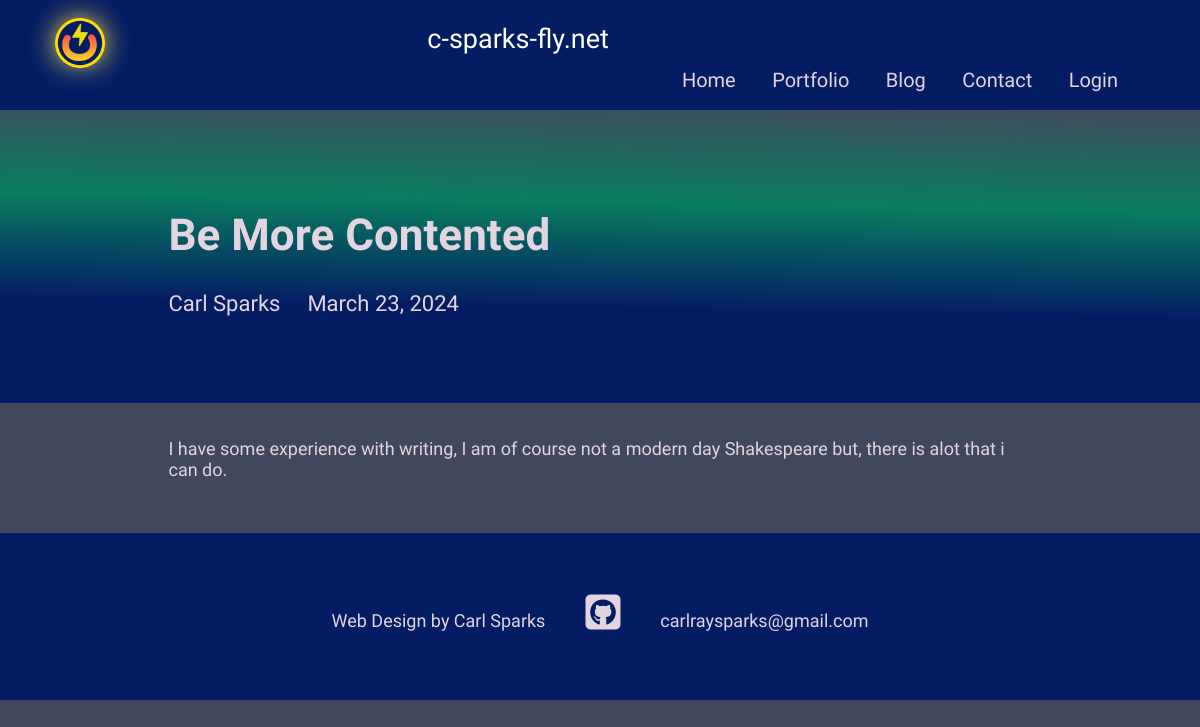
The app's page /blog/be-more-contented with its own data.
### main/models.py (models this page shows, shortened)
class Blog(models.Model):
    class Meta:
        ordering = ["-timestamp"]
    timestamp = models.DateTimeField(default=timezone.now)
    author = models.CharField(max_length=200, blank=True, null=True)
    name = models.CharField(max_length=200, blank=True, null=True)
    description = models.CharField(max_length=500, blank=True, null=True)
    body = SummernoteTextField(blank=True, null=True)
    slug = models.SlugField(null=True, blank=True)
    image = models.ImageField(upload_to='dir_on_cloudinary', blank=True)
    is_active = models.BooleanField(default=True)

### main/views.py (the view)
# urls.py: path('blog/<slug:slug>', views.BlogDetailView.as_view(), name="blog"),
class BlogDetailView(DetailView):
    model = Blog
    template_name = "main/blog-detail.html"
    def get_queryset(self):
        return Blog.objects.filter(slug=self.kwargs['slug'], is_active=True)
    def get_object(self):
        queryset = self.get_queryset()
        obj = get_object_or_404(queryset)
        return obj

### portfolio/context_processors.py (called while the page is built)
def project_context(request):
    context = {
        'me': User.objects.first(),
    }
    return context

### main/templates/main/blog-detail.html (shortened to what this page needs)
{% extends 'main/base.html' %}
{% load static %}
{% block content %}
<section>
  <div class="innerPageBannerCol weather-card">
    <div class="container mt-4">
      <div class="row g-4 g-md-3  align-items-center">
        <div class="col-md-6">
          <div class="bannerContent">
            <h1 class="xlTitle pb-md-3">{{object.name|title}}</h1>
          </div>
        </div>
      </div>
      <div class="row">
        <div class="col-md-auto">
          <div class="authorCol">
            <h4 class="smTitle pb-3">{{object.author|title}}</h4>
          </div>
        </div>
        <div class="col-md">
          <h4 class="smTitle pb-3">{{object.timestamp.date}}</h4>
        </div>
      </div>
    </div>
  </div>
</section>
<section>
  <div class="sectionSpaceSm">
    <div class="container">
      {{object.body|safe}}
    </div>
  </div>
</section>
{% endblock %}

### static/css/style.css (style rules this page uses)
:root { --primaryColor: #9C07B6; --primaryDarkColor: #3D0048; --primaryHoverColor: #900AA8; --secondaryColor: #097d60; --baseColor: #041d62; --contentColor: #e3f4f5; --terminalColor: #41485d ; --baseFont: "MuseoModerno", sans-serif; --titleFont: "Audiowide", sans-serif; --contentFont: "Electrolize", sans-serif; --regular: 400; --medium: 500; --bold: 700; --black: 900; --lightBg: #e2d4e0; --lighterBg: #6d7273; --weather-1: #094b44; --weather-2: #134a43; --weather-3: #103d51; --weather-4: #2e3a51; --weather-5: #41485d ; --solar-1: #f1f69a; --solar-2: #f8e624; --solar-3: #fac85c; font-size:18px; }
html { scroll-behavior: smooth; }
body { font-family: var(--contentFont); color: var(--lightBg); line-height: normal; background-color: var(--terminalColor); }
.weather-card { width: 100vw; background-color: var(--secondaryColor); inset: 0; background: linear-gradient( var(--gradient-angle), var(--baseColor), var(--baseColor), var(--secondaryColor), var(--weather-5), var(--weather-5)); animation: rotation 20s linear infinite; }
.weather-card::after { filter: blur(2.5rem); }
.xlTitle { font-size: 44px; line-height: 1.3; font-weight: var(--bold); font-family: var(--titleFont) }
.smTitle { font-size: 22px; line-height: normal; font-weight: var(--regular); font-family: var(--titleFont) }
.sectionSpaceSm { padding: 35px 0; }
.innerPageBannerCol { padding: 180px 0 60px; }
@media (min-width:992px) { .container, .container-lg, .container-md, .container-sm, .container-xl, .container-xxl { max-width: 890px; } }

### records on screen
Blog: name "Be More Contented", author "Carl Sparks", timestamp "March 23, 2024", body "I have some experience with writing, I am of course not a modern day Shakespeare but, there is alot that i can do."
